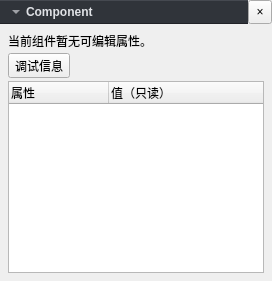
<?xml version="1.0" encoding="UTF-8"?>
<ui version="4.0">
 <class>ComponentInfoSectionForm</class>
 <widget class="QWidget" name="ComponentInfoSectionForm">
  <property name="sizePolicy">
   <sizepolicy hsizetype="Expanding" vsizetype="Maximum">
    <horstretch>0</horstretch>
    <verstretch>0</verstretch>
   </sizepolicy>
  </property>
  <layout class="QVBoxLayout" name="sectionLayout">
   <property name="spacing">
    <number>0</number>
   </property>
   <property name="leftMargin">
    <number>0</number>
   </property>
   <property name="topMargin">
    <number>0</number>
   </property>
   <property name="rightMargin">
    <number>0</number>
   </property>
   <item>
    <widget class="QWidget" name="componentHeader">
     <layout class="QHBoxLayout" name="headerLayout">
      <property name="leftMargin">
       <number>0</number>
      </property>
      <property name="rightMargin">
       <number>0</number>
      </property>
      <property name="topMargin">
       <number>0</number>
      </property>
      <property name="bottomMargin">
       <number>0</number>
      </property>
      <property name="spacing">
       <number>0</number>
      </property>
      <item>
       <widget class="QToolButton" name="componentHeaderButton">
        <property name="sizePolicy">
         <sizepolicy hsizetype="Expanding" vsizetype="Fixed">
          <horstretch>0</horstretch>
          <verstretch>0</verstretch>
         </sizepolicy>
        </property>
        <property name="text">
         <string>Component</string>
        </property>
        <property name="checkable">
         <bool>true</bool>
        </property>
        <property name="checked">
         <bool>true</bool>
        </property>
        <property name="toolButtonStyle">
         <enum>Qt::ToolButtonTextBesideIcon</enum>
        </property>
        <property name="arrowType">
         <enum>Qt::DownArrow</enum>
        </property>
        <property name="minimumSize">
         <size>
          <width>0</width>
          <height>24</height>
         </size>
        </property>
        <property name="maximumSize">
         <size>
          <width>16777215</width>
          <height>24</height>
         </size>
        </property>
        <property name="styleSheet">
         <string>QToolButton#componentHeaderButton { background:#30343a; color:#e0e2e6; border:0; border-bottom:1px solid #202227; border-top:1px solid #454950; border-radius:0; padding:0 6px; text-align:left; font-weight:600; }
QToolButton#componentHeaderButton:checked { background:#30343a; }
QToolButton#componentHeaderButton:hover { background:#3a3f47; }
QToolButton#componentHeaderButton:focus { border-bottom:1px solid #7fa8d2; }</string>
        </property>
        <property name="accessibleName">
         <string>展开或折叠组件</string>
        </property>
       </widget>
      </item>
      <item>
       <widget class="QToolButton" name="removeComponentButton">
        <property name="text">
         <string>×</string>
        </property>
        <property name="toolTip">
         <string>移除此组件</string>
        </property>
        <property name="accessibleName">
         <string>移除组件</string>
        </property>
        <property name="minimumSize">
         <size>
          <width>24</width>
          <height>24</height>
         </size>
        </property>
        <property name="maximumSize">
         <size>
          <width>24</width>
          <height>24</height>
         </size>
        </property>
       </widget>
      </item>
     </layout>
    </widget>
   </item>
   <item>
    <widget class="QWidget" name="sectionBody">
     <layout class="QVBoxLayout" name="bodyLayout">
      <item>
       <widget class="QWidget" name="editorHost">
        <layout class="QVBoxLayout" name="editorLayout">
         <property name="leftMargin">
          <number>0</number>
         </property>
         <property name="topMargin">
          <number>0</number>
         </property>
         <property name="rightMargin">
          <number>0</number>
         </property>
         <property name="bottomMargin">
          <number>0</number>
         </property>
         <property name="spacing">
          <number>0</number>
         </property>
        </layout>
        <property name="sizePolicy">
         <sizepolicy hsizetype="Expanding" vsizetype="Maximum">
          <horstretch>0</horstretch>
          <verstretch>0</verstretch>
         </sizepolicy>
        </property>
       </widget>
      </item>
      <item>
       <widget class="QLabel" name="unavailableEditorLabel">
        <property name="visible">
         <bool>false</bool>
        </property>
        <property name="text">
         <string>当前组件暂无可编辑属性。</string>
        </property>
        <property name="wordWrap">
         <bool>true</bool>
        </property>
       </widget>
      </item>
      <item>
       <widget class="QToolButton" name="detailsButton">
        <property name="visible">
         <bool>false</bool>
        </property>
        <property name="text">
         <string>调试信息</string>
        </property>
        <property name="checkable">
         <bool>true</bool>
        </property>
        <property name="checked">
         <bool>false</bool>
        </property>
       </widget>
      </item>
      <item>
       <widget class="QTreeWidget" name="componentProperties">
        <property name="visible">
         <bool>false</bool>
        </property>
        <property name="styleSheet">
         <string>QTreeWidget { alternate-background-color:#252930; selection-background-color:#3a526d; selection-color:#f1f4f8; }</string>
        </property>
        <property name="alternatingRowColors">
         <bool>true</bool>
        </property>
        <property name="rootIsDecorated">
         <bool>true</bool>
        </property>
        <property name="editTriggers">
         <set>QAbstractItemView::NoEditTriggers</set>
        </property>
        <property name="selectionMode">
         <enum>QAbstractItemView::NoSelection</enum>
        </property>
        <property name="verticalScrollBarPolicy">
         <enum>Qt::ScrollBarAlwaysOff</enum>
        </property>
        <property name="uniformRowHeights">
         <bool>true</bool>
        </property>
        <property name="allColumnsShowFocus">
         <bool>true</bool>
        </property>
        <column>
         <property name="text">
          <string>属性</string>
         </property>
        </column>
        <column>
         <property name="text">
          <string>值（只读）</string>
         </property>
        </column>
       </widget>
      </item>
      <property name="spacing">
       <number>3</number>
      </property>
      <property name="leftMargin">
       <number>8</number>
      </property>
      <property name="topMargin">
       <number>5</number>
      </property>
      <property name="rightMargin">
       <number>8</number>
      </property>
      <property name="bottomMargin">
       <number>5</number>
      </property>
     </layout>
     <property name="sizePolicy">
      <sizepolicy hsizetype="Expanding" vsizetype="Maximum">
       <horstretch>0</horstretch>
       <verstretch>0</verstretch>
      </sizepolicy>
     </property>
    </widget>
   </item>
   <property name="bottomMargin">
    <number>3</number>
   </property>
  </layout>
 </widget>
 <resources />
 <connections />
</ui>
